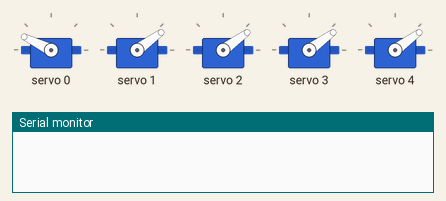
A sketch run on a simulated Arduino Uno, built with avr-gcc and run on an emulated ATmega328P. Parts: 5 × servo, the last lines printed to the serial monitor. Random numbers use the default seed unless the sketch sets one.

Above: at 0.6 s.
At 14.1 s:
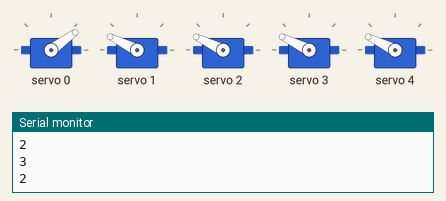
At 28.0 s:
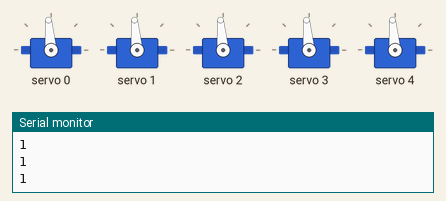
At 39.4 s:
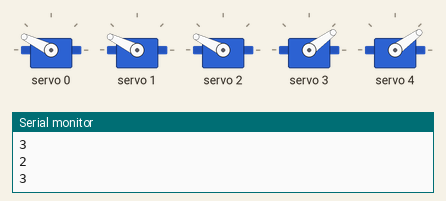
Timing chart, 0 to 40.5 s (numbered marks = the images above):
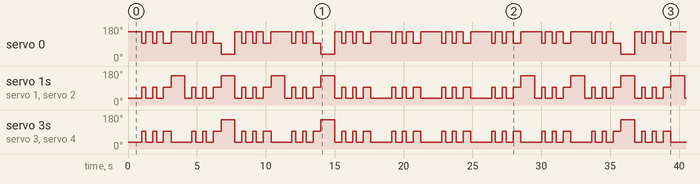

The sketch:

Rock_Paper_Scissors_v1.1.ino
```cpp
#include <Wire.h>
#include <Adafruit_PWMServoDriver.h>

Adafruit_PWMServoDriver myServo = Adafruit_PWMServoDriver();

#define SERVOMIN 150
#define SERVOMAX 600
long x;

uint8_t servonum = 0;
uint8_t i = 0;
uint8_t numberOfServos = 5;

void setup() {
  Serial.begin(9600);
  randomSeed(analogRead(0));
  myServo.begin();
  myServo.setPWMFreq(40);
  delay(500);
}

void loop() {
  //Random Choice generator
  x = random(1, 4);

  for (int i = 0; i < 3; i++) {

      //Original closed fist
  myServo.setPWM(0, 0, 350);

  myServo.setPWM(1, 0, 150);

  myServo.setPWM(2, 0, 150);

  myServo.setPWM(3, 0, 150);

  myServo.setPWM(4, 0, 150);
  delay(500);
  //Open fist
 myServo.setPWM(0, 0, 250);

  myServo.setPWM(1, 0, 250);

  myServo.setPWM(2, 0, 250);

  myServo.setPWM(3, 0, 250);

  myServo.setPWM(4, 0, 250);
  delay(275);
  }

  delay(275);
  Serial.println(x);

//Rock
  if (x == 1) {
    myServo.setPWM(0, 0, 350);

    myServo.setPWM(1, 0, 150);

    myServo.setPWM(2, 0, 150);

    myServo.setPWM(3, 0, 150);

    myServo.setPWM(4, 0, 150);
    delay(1000);

  }
  //Paper
  if (x == 2) {
//Original closed fist


    //Scissors pose
    myServo.setPWM(0, 0, 150);

    myServo.setPWM(1, 0, 350);

    myServo.setPWM(2, 0, 350);

    myServo.setPWM(3, 0, 350);

    myServo.setPWM(4, 0, 350);
    delay(1000);
  }

  //Scissors
  if (x == 3) {
    myServo.setPWM(0, 0, 350);

    myServo.setPWM(1, 0, 350);

    myServo.setPWM(2, 0, 350);

    myServo.setPWM(3, 0, 150);

    myServo.setPWM(4, 0, 150);
    delay(1000);
  }
}
```

Measured:
- by itself, servo 0: 154° → 95° at 1.0 s, → 154° 0.28 s later, → 95° 0.50 s later, → 154° 0.28 s later, … (69 changes in this stretch)
- by itself, servo 1, servo 2: 36° → 95° at 1.0 s, → 36° 0.28 s later, → 95° 0.50 s later, → 36° 0.28 s later, … (74 changes in this stretch)
- by itself, servo 3, servo 4: 36° → 95° at 1.0 s, → 36° 0.28 s later, → 95° 0.50 s later, → 36° 0.28 s later, … (69 changes in this stretch)
